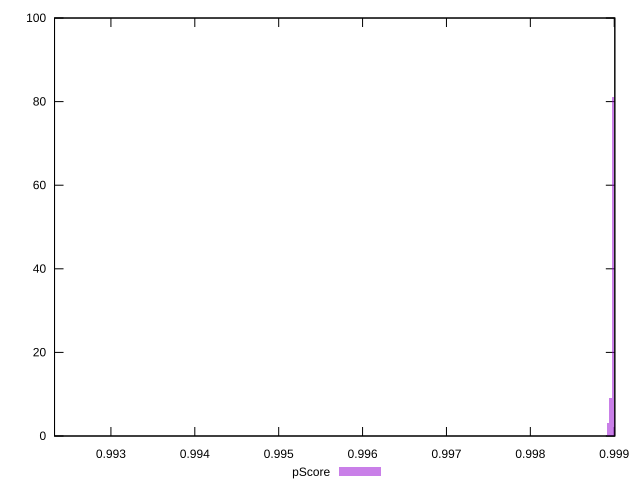

Here is the gnuplot script that generated this plot:
reset

$pScore <<EOF
0.9923179896486153 1
0.9989268039214324 3
0.9989569811555549 9
0.9989871583896773 81
0.9990173356237998 6
EOF

set key outside below
set boxwidth 0.000030177234122452795
set xrange [0.9923277417550942:0.9990071682573946]
set yrange [0:100]
set trange [0:100]
set style fill transparent solid 0.5 noborder
set terminal svg size 640, 490 enhanced background rgb 'white'
set output "report_00016_2021-02-10T13-31-48.338Z/speed-index/samples/pages+cached+noadtech+nomedia+nocss/pScore/histogram.svg"

plot $pScore title "pScore" with boxes

reset
